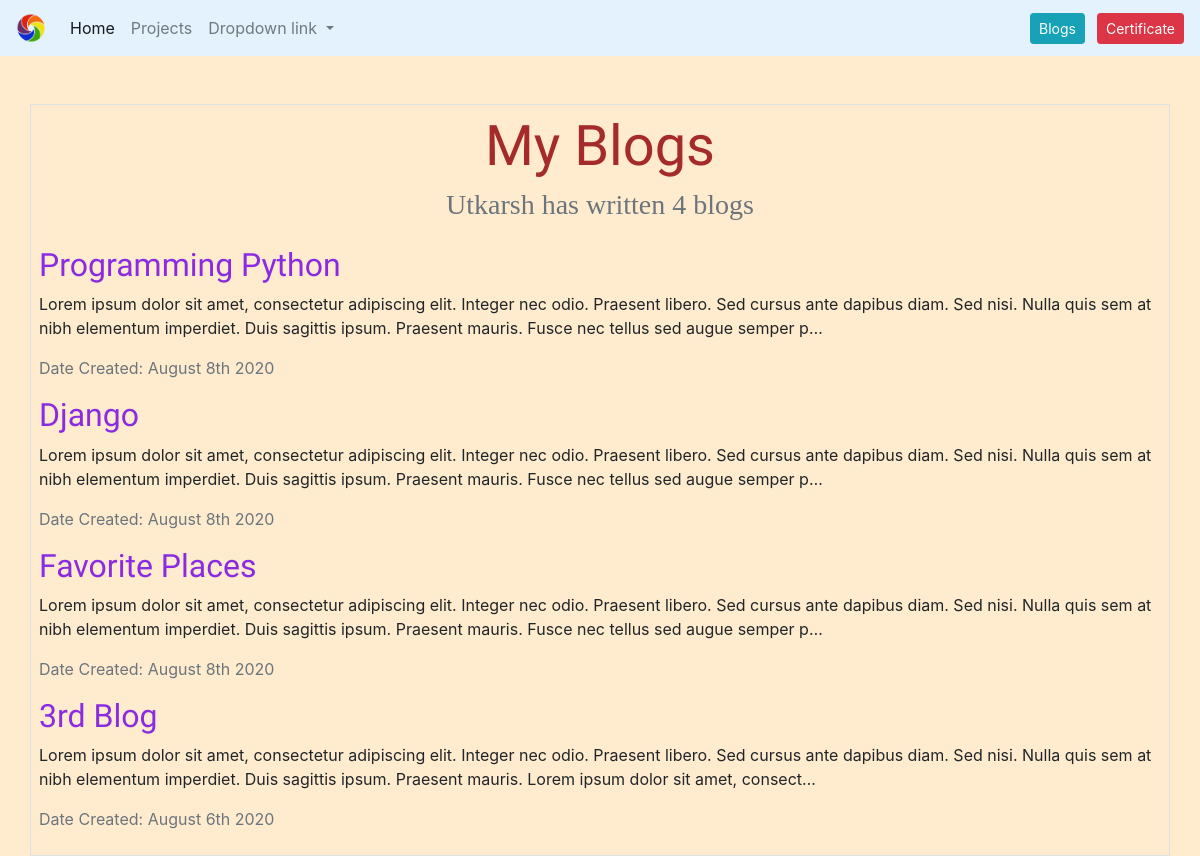
Screenshot of /blog/ with the database file from the repository.
### blog/models.py (models this page shows, shortened)
class BlogModel(models.Model):
    Blogtitle = models.CharField(max_length = 200)
    Blogdescription = models.TextField()
    date = models.DateField()
    image = models.ImageField(upload_to = 'blog/images/',blank = True)
    url = models.URLField(blank=True)

### blog/views.py (the view)
# urls.py: path('',views.all_blogs,name='all_blogs'),
def all_blogs(request):
    blogs = BlogModel.objects.order_by('-date')
    return render(request,'all_blogs.html',{'blogs':blogs})

### blog/templates/all_blogs.html (shortened to what this page needs)
{% extends 'base.html' %}
{% block content %}
    <head>
    </head>
    <div class="container border p-2 mt-2">
        <h1 class="display-4 text-center" id="blog">My Blogs</h1>
        <h3 class="text-muted text-center mb-4" id="nob">Utkarsh has written {{blogs.count}} blog{{blogs.count|pluralize}}</h3>
        {% for blog in blogs %}
        <a href="{% url 'blog:detail_blog' blog.id %}" id="blogs"><h2>{{blog.Blogtitle}}</h2></a>
        <p>{{blog.Blogdescription|striptags|truncatechars:250}}</p>
        <p class="text-muted">Date Created: {{blog.date|date:'F jS Y'}}</p>
        {% endfor %}
    </div>
{% endblock %}

### portfolio/static/styles.css (style rules this page uses)
#blog { font-family: 'Lemonada', cursive; color: brown; }
#blogs { font-family: 'Lemonada', cursive; color: blueviolet; }
#nob { font-family: 'Red Rose'; }
body { background-color: blanchedalmond; }

### rows the page displays
BlogModel: Blogtitle "Programming Python", Blogdescription "Lorem ipsum dolor sit amet, consectetur adipiscing elit. Integer nec odio. Praesent libero. Sed cursus ante dapibus diam. Sed nisi. Nulla quis sem at nibh elementum imperdiet. Duis sagittis ipsum. Praesent mauris. Fusce nec tellus sed augue semper p…", date "August 8th 2020"
BlogModel: Blogtitle "Django", Blogdescription "Lorem ipsum dolor sit amet, consectetur adipiscing elit. Integer nec odio. Praesent libero. Sed cursus ante dapibus diam. Sed nisi. Nulla quis sem at nibh elementum imperdiet. Duis sagittis ipsum. Praesent mauris. Fusce nec tellus sed augue semper p…", date "August 8th 2020"
BlogModel: Blogtitle "Favorite Places", Blogdescription "Lorem ipsum dolor sit amet, consectetur adipiscing elit. Integer nec odio. Praesent libero. Sed cursus ante dapibus diam. Sed nisi. Nulla quis sem at nibh elementum imperdiet. Duis sagittis ipsum. Praesent mauris. Fusce nec tellus sed augue semper p…", date "August 8th 2020"
BlogModel: Blogtitle "3rd Blog", Blogdescription "Lorem ipsum dolor sit amet, consectetur adipiscing elit. Integer nec odio. Praesent libero. Sed cursus ante dapibus diam. Sed nisi. Nulla quis sem at nibh elementum imperdiet. Duis sagittis ipsum. Praesent mauris. Lorem ipsum dolor sit amet, consect…", date "August 6th 2020"

### other values shown
{{ blogs.count }} "4"
